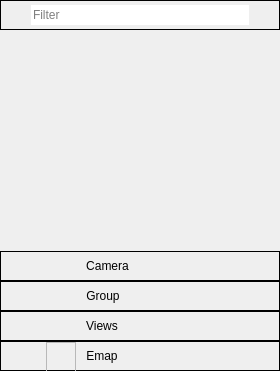
<?xml version="1.0" encoding="UTF-8"?>
<ui version="4.0">
 <class>VSCVidList</class>
 <widget class="QWidget" name="VSCVidList">
  <property name="geometry">
   <rect>
    <x>0</x>
    <y>0</y>
    <width>280</width>
    <height>371</height>
   </rect>
  </property>
  <property name="sizePolicy">
   <sizepolicy hsizetype="Preferred" vsizetype="Preferred">
    <horstretch>0</horstretch>
    <verstretch>0</verstretch>
   </sizepolicy>
  </property>
  <property name="minimumSize">
   <size>
    <width>280</width>
    <height>0</height>
   </size>
  </property>
  <property name="maximumSize">
   <size>
    <width>400</width>
    <height>16777215</height>
   </size>
  </property>
  <property name="windowTitle">
   <string/>
  </property>
  <property name="styleSheet">
   <string notr="true"/>
  </property>
  <layout class="QVBoxLayout" name="verticalLayout">
   <property name="spacing">
    <number>0</number>
   </property>
   <property name="leftMargin">
    <number>0</number>
   </property>
   <property name="topMargin">
    <number>0</number>
   </property>
   <property name="rightMargin">
    <number>0</number>
   </property>
   <property name="bottomMargin">
    <number>0</number>
   </property>
   <item>
    <widget class="QFrame" name="frame_5">
     <property name="minimumSize">
      <size>
       <width>0</width>
       <height>30</height>
      </size>
     </property>
     <property name="maximumSize">
      <size>
       <width>16777215</width>
       <height>30</height>
      </size>
     </property>
     <property name="layoutDirection">
      <enum>Qt::LeftToRight</enum>
     </property>
     <property name="styleSheet">
      <string notr="true"/>
     </property>
     <property name="frameShape">
      <enum>QFrame::Box</enum>
     </property>
     <property name="frameShadow">
      <enum>QFrame::Plain</enum>
     </property>
     <layout class="QHBoxLayout" name="horizontalLayout_4">
      <property name="spacing">
       <number>0</number>
      </property>
      <property name="leftMargin">
       <number>0</number>
      </property>
      <property name="topMargin">
       <number>0</number>
      </property>
      <property name="rightMargin">
       <number>0</number>
      </property>
      <property name="bottomMargin">
       <number>0</number>
      </property>
      <item>
       <widget class="QPushButton" name="pushButton_2">
        <property name="minimumSize">
         <size>
          <width>30</width>
          <height>30</height>
         </size>
        </property>
        <property name="maximumSize">
         <size>
          <width>30</width>
          <height>30</height>
         </size>
        </property>
        <property name="styleSheet">
         <string notr="true">QPushButton:hover {
border:none;
color:white;
background-color: rgb(85, 170, 255);}
QPushButton:pressed {
background-color: rgb(200, 200, 200);}</string>
        </property>
        <property name="text">
         <string/>
        </property>
        <property name="icon">
         <iconset resource="vscmainwindows.qrc">
          <normaloff>:/action/resources/search.png</normaloff>:/action/resources/search.png</iconset>
        </property>
        <property name="iconSize">
         <size>
          <width>30</width>
          <height>30</height>
         </size>
        </property>
        <property name="flat">
         <bool>true</bool>
        </property>
       </widget>
      </item>
      <item>
       <widget class="QLineEdit" name="lineEdit">
        <property name="text">
         <string/>
        </property>
        <property name="frame">
         <bool>false</bool>
        </property>
        <property name="placeholderText">
         <string>Filter</string>
        </property>
       </widget>
      </item>
      <item>
       <widget class="QPushButton" name="pushButton">
        <property name="minimumSize">
         <size>
          <width>30</width>
          <height>30</height>
         </size>
        </property>
        <property name="maximumSize">
         <size>
          <width>30</width>
          <height>30</height>
         </size>
        </property>
        <property name="styleSheet">
         <string notr="true">QPushButton:hover {
border:none;
color:white;
background-color: rgb(85, 170, 255);}
QPushButton:pressed {
background-color: rgb(200, 200, 200);}</string>
        </property>
        <property name="text">
         <string/>
        </property>
        <property name="icon">
         <iconset resource="vscmainwindows.qrc">
          <normaloff>:/action/resources/cancel.png</normaloff>:/action/resources/cancel.png</iconset>
        </property>
        <property name="iconSize">
         <size>
          <width>30</width>
          <height>30</height>
         </size>
        </property>
        <property name="flat">
         <bool>true</bool>
        </property>
       </widget>
      </item>
     </layout>
    </widget>
   </item>
   <item>
    <widget class="QWidget" name="ListWidget" native="true"/>
   </item>
   <item>
    <widget class="QFrame" name="frame_6">
     <property name="minimumSize">
      <size>
       <width>0</width>
       <height>30</height>
      </size>
     </property>
     <property name="maximumSize">
      <size>
       <width>16777215</width>
       <height>30</height>
      </size>
     </property>
     <property name="styleSheet">
      <string notr="true">QWidget:hover {
background-color: rgb(200, 200, 200);}
QWidget:pressed {
background-color: rgb(200, 200, 200);}</string>
     </property>
     <property name="frameShape">
      <enum>QFrame::Box</enum>
     </property>
     <property name="frameShadow">
      <enum>QFrame::Plain</enum>
     </property>
     <layout class="QHBoxLayout" name="horizontalLayout_5">
      <property name="spacing">
       <number>10</number>
      </property>
      <property name="leftMargin">
       <number>45</number>
      </property>
      <property name="topMargin">
       <number>0</number>
      </property>
      <property name="rightMargin">
       <number>0</number>
      </property>
      <property name="bottomMargin">
       <number>0</number>
      </property>
      <item>
       <widget class="QWidget" name="widget_5" native="true">
        <property name="minimumSize">
         <size>
          <width>30</width>
          <height>30</height>
         </size>
        </property>
        <property name="maximumSize">
         <size>
          <width>30</width>
          <height>30</height>
         </size>
        </property>
        <property name="autoFillBackground">
         <bool>false</bool>
        </property>
        <property name="styleSheet">
         <string notr="true">image: url(:/device/resources/camera.png);</string>
        </property>
       </widget>
      </item>
      <item>
       <widget class="QLabel" name="lbRecorder_4">
        <property name="styleSheet">
         <string notr="true"/>
        </property>
        <property name="text">
         <string>Camera</string>
        </property>
        <property name="alignment">
         <set>Qt::AlignCenter</set>
        </property>
       </widget>
      </item>
      <item>
       <spacer name="horizontalSpacer_4">
        <property name="orientation">
         <enum>Qt::Horizontal</enum>
        </property>
        <property name="sizeHint" stdset="0">
         <size>
          <width>40</width>
          <height>20</height>
         </size>
        </property>
       </spacer>
      </item>
     </layout>
    </widget>
   </item>
   <item>
    <widget class="QFrame" name="frame">
     <property name="minimumSize">
      <size>
       <width>0</width>
       <height>30</height>
      </size>
     </property>
     <property name="maximumSize">
      <size>
       <width>16777215</width>
       <height>30</height>
      </size>
     </property>
     <property name="styleSheet">
      <string notr="true">QWidget:hover {
background-color: rgb(200, 200, 200);}
QWidget:pressed {
background-color: rgb(200, 200, 200);}</string>
     </property>
     <property name="frameShape">
      <enum>QFrame::Box</enum>
     </property>
     <property name="frameShadow">
      <enum>QFrame::Plain</enum>
     </property>
     <layout class="QHBoxLayout" name="horizontalLayout">
      <property name="spacing">
       <number>10</number>
      </property>
      <property name="leftMargin">
       <number>45</number>
      </property>
      <property name="topMargin">
       <number>0</number>
      </property>
      <property name="rightMargin">
       <number>0</number>
      </property>
      <property name="bottomMargin">
       <number>0</number>
      </property>
      <item>
       <widget class="QWidget" name="widget_4" native="true">
        <property name="minimumSize">
         <size>
          <width>30</width>
          <height>30</height>
         </size>
        </property>
        <property name="maximumSize">
         <size>
          <width>30</width>
          <height>30</height>
         </size>
        </property>
        <property name="autoFillBackground">
         <bool>false</bool>
        </property>
        <property name="styleSheet">
         <string notr="true">image: url(:/device/resources/camgroup.png);</string>
        </property>
       </widget>
      </item>
      <item>
       <widget class="QLabel" name="lbRecorder">
        <property name="styleSheet">
         <string notr="true"/>
        </property>
        <property name="text">
         <string>Group</string>
        </property>
        <property name="alignment">
         <set>Qt::AlignCenter</set>
        </property>
       </widget>
      </item>
      <item>
       <spacer name="horizontalSpacer">
        <property name="orientation">
         <enum>Qt::Horizontal</enum>
        </property>
        <property name="sizeHint" stdset="0">
         <size>
          <width>40</width>
          <height>20</height>
         </size>
        </property>
       </spacer>
      </item>
     </layout>
    </widget>
   </item>
   <item>
    <widget class="QFrame" name="frame_2">
     <property name="minimumSize">
      <size>
       <width>0</width>
       <height>30</height>
      </size>
     </property>
     <property name="maximumSize">
      <size>
       <width>16777215</width>
       <height>30</height>
      </size>
     </property>
     <property name="styleSheet">
      <string notr="true">QWidget:hover {
background-color: rgb(200, 200, 200);}
QWidget:pressed {
background-color: rgb(200, 200, 200);}</string>
     </property>
     <property name="frameShape">
      <enum>QFrame::Box</enum>
     </property>
     <layout class="QHBoxLayout" name="horizontalLayout_2">
      <property name="spacing">
       <number>10</number>
      </property>
      <property name="leftMargin">
       <number>45</number>
      </property>
      <property name="topMargin">
       <number>0</number>
      </property>
      <property name="rightMargin">
       <number>0</number>
      </property>
      <property name="bottomMargin">
       <number>0</number>
      </property>
      <item>
       <widget class="QWidget" name="widget" native="true">
        <property name="minimumSize">
         <size>
          <width>30</width>
          <height>30</height>
         </size>
        </property>
        <property name="maximumSize">
         <size>
          <width>30</width>
          <height>30</height>
         </size>
        </property>
        <property name="styleSheet">
         <string notr="true">image: url(:/device/resources/view.png);</string>
        </property>
       </widget>
      </item>
      <item>
       <widget class="QLabel" name="lbRecorder_2">
        <property name="styleSheet">
         <string notr="true"/>
        </property>
        <property name="text">
         <string>Views</string>
        </property>
        <property name="alignment">
         <set>Qt::AlignCenter</set>
        </property>
       </widget>
      </item>
      <item>
       <spacer name="horizontalSpacer_2">
        <property name="orientation">
         <enum>Qt::Horizontal</enum>
        </property>
        <property name="sizeHint" stdset="0">
         <size>
          <width>40</width>
          <height>20</height>
         </size>
        </property>
       </spacer>
      </item>
     </layout>
    </widget>
   </item>
   <item>
    <widget class="QFrame" name="frame_3">
     <property name="minimumSize">
      <size>
       <width>0</width>
       <height>30</height>
      </size>
     </property>
     <property name="maximumSize">
      <size>
       <width>16777215</width>
       <height>30</height>
      </size>
     </property>
     <property name="styleSheet">
      <string notr="true">QWidget:hover {
background-color: rgb(200, 200, 200);}
QWidget:pressed {
background-color: rgb(200, 200, 200);}</string>
     </property>
     <property name="frameShape">
      <enum>QFrame::Box</enum>
     </property>
     <layout class="QHBoxLayout" name="horizontalLayout_3">
      <property name="spacing">
       <number>10</number>
      </property>
      <property name="leftMargin">
       <number>45</number>
      </property>
      <property name="topMargin">
       <number>0</number>
      </property>
      <property name="rightMargin">
       <number>0</number>
      </property>
      <property name="bottomMargin">
       <number>0</number>
      </property>
      <item>
       <widget class="QFrame" name="frame_4">
        <property name="minimumSize">
         <size>
          <width>30</width>
          <height>30</height>
         </size>
        </property>
        <property name="maximumSize">
         <size>
          <width>30</width>
          <height>30</height>
         </size>
        </property>
        <property name="styleSheet">
         <string notr="true">image: url(:/action/resources/map.png);</string>
        </property>
        <property name="frameShape">
         <enum>QFrame::StyledPanel</enum>
        </property>
        <property name="frameShadow">
         <enum>QFrame::Raised</enum>
        </property>
       </widget>
      </item>
      <item>
       <widget class="QLabel" name="lbRecorder_3">
        <property name="styleSheet">
         <string notr="true"/>
        </property>
        <property name="text">
         <string>Emap</string>
        </property>
        <property name="alignment">
         <set>Qt::AlignCenter</set>
        </property>
       </widget>
      </item>
      <item>
       <spacer name="horizontalSpacer_3">
        <property name="orientation">
         <enum>Qt::Horizontal</enum>
        </property>
        <property name="sizeHint" stdset="0">
         <size>
          <width>40</width>
          <height>20</height>
         </size>
        </property>
       </spacer>
      </item>
     </layout>
    </widget>
   </item>
  </layout>
 </widget>
 <layoutdefault spacing="0" margin="0"/>
 <resources>
  <include location="vscmainwindows.qrc"/>
 </resources>
 <connections/>
</ui>
